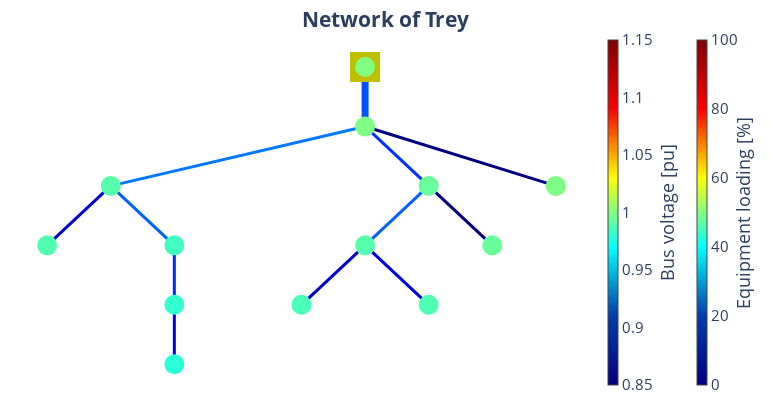

Notebook code cell kept with this figure:
### Markdown cell above
Test power flow - plot with constant flow

### Code cell
pp.runpp(net)
pp_plot.plot_powerflow_result(net=net, plot_title="Network of Trey")

### Figure 1 — Plotly figure (JSON) as saved in the notebook; plotly's stock layout.template omitted (floating-point values rounded to 4 significant figures)
{"data": [{"hoverinfo": "text", "legendgroup": "Transformers", "line": {"color": "rgb(0.0,84.49999999999997,255.0)", "width": 7}, "mode": "lines", "name": "Transformers", "showlegend": true, "text": "STMT003438<br>Loading: 21.1 %", "type": "scatter", "x": [0, 0, 0], "y": [0, -0.5, -1]}, {"hoverinfo": "text", "legendgroup": "Transformers", "marker": {"color": "rgb(0.0,84.49999999999997,255.0)", "size": 1, "symbol": "circle"}, "mode": "markers", "name": "edge_center", "showlegend": false, "text": ["STMT003438<br>Loading: 21.1 %"], "type": "scatter", "x": [0], "y": [-0.5]}, {"hoverinfo": "text", "legendgroup": "lines", "line": {"color": "rgb(0.0,120.5,255.0)", "width": 3}, "mode": "lines", "name": "lines", "showlegend": true, "text": "GKN3x150_150<br>Loading: 24.4 %", "type": "scatter", "x": [0, -1, -2], "y": [-1, -1.5, -2]}, {"hoverinfo": "text", "legendgroup": "lines", "line": {"color": "rgb(0.0,0.0,204.77272727272725)", "width": 3}, "mode": "lines", "name": "lines", "showlegend": false, "text": "GKN3x150_150_2<br>Loading: 7.0 %", "type": "scatter", "x": [-2, -2.25, -2.5], "y": [-2, -2.5, -3]}, {"hoverinfo": "text", "legendgroup": "lines", "line": {"color": "rgb(0.0,96.5,255.0)", "width": 3}, "mode": "lines", "name": "lines", "showlegend": false, "text": "GKN3X95_95<br>Loading: 22.2 %", "type": "scatter", "x": [-2, -1.75, -1.5], "y": [-2, -2.5, -3]}, {"hoverinfo": "text", "legendgroup": "lines", "line": {"color": "rgb(0.0,40.5,255.0)", "width": 3}, "mode": "lines", "name": "lines", "showlegend": false, "text": "GKT3X50_50<br>Loading: 16.5 %", "type": "scatter", "x": [-1.5, -1.5, -1.5], "y": [-3, -3.5, -4]}, {"hoverinfo": "text", "legendgroup": "lines", "line": {"color": "rgb(0.0,0.0,222.95454545454544)", "width": 3}, "mode": "lines", "name": "lines", "showlegend": false, "text": "GKT3X50_50_2<br>Loading: 8.3 %", "type": "scatter", "x": [-1.5, -1.5, -1.5], "y": [-4, -4.5, -5]}, {"hoverinfo": "text", "legendgroup": "lines", "line": {"color": "rgb(0.0,48.5,255.0)", "width": 3}, "mode": "lines", "name": "lines", "showlegend": false, "text": "GKN3x150_150_3<br>Loading: 17.4 %", "type": "scatter", "x": [0, 0.25, 0.5], "y": [-1, -1.5, -2]}, {"hoverinfo": "text", "legendgroup": "lines", "line": {"color": "rgb(0.0,96.5,255.0)", "width": 3}, "mode": "lines", "name": "lines", "showlegend": false, "text": "GKN3X95_95_2<br>Loading: 22.1 %", "type": "scatter", "x": [0.5, 0.25, 0], "y": [-2, -2.5, -3]}, {"hoverinfo": "text", "legendgroup": "lines", "line": {"color": "rgb(0.0,0.0,204.77272727272725)", "width": 3}, "mode": "lines", "name": "lines", "showlegend": false, "text": "GKN3x150_150_4<br>Loading: 7.0 %", "type": "scatter", "x": [0, -0.25, -0.5], "y": [-3, -3.5, -4]}, {"hoverinfo": "text", "legendgroup": "lines", "line": {"color": "rgb(0.0,0.0,218.4090909090909)", "width": 3}, "mode": "lines", "name": "lines", "showlegend": false, "text": "GKN3X50_50<br>Loading: 8.2 %", "type": "scatter", "x": [0, 0.25, 0.5], "y": [-3, -3.5, -4]}, {"hoverinfo": "text", "legendgroup": "lines", "line": {"color": "rgb(0.0,0.0,127.5)", "width": 3}, "mode": "lines", "name": "lines", "showlegend": false, "text": "GKN3X50_50_2<br>Loading: 0.0 %", "type": "scatter", "x": [0.5, 0.75, 1], "y": [-2, -2.5, -3]}, {"hoverinfo": "text", "legendgroup": "lines", "line": {"color": "rgb(0.0,0.0,127.5)", "width": 3}, "mode": "lines", "name": "lines", "showlegend": false, "text": "GKN3X240_240<br>Loading: 0.0 %", "type": "scatter", "x": [0, 0.75, 1.5], "y": [-1, -1.5, -2]}, {"marker": {"cmax": 100, "cmin": 0, "color": "rgb(255,255,255)", "colorbar": {"thickness": 10, "title": {"side": "right", "text": "Equipment loading [%]"}, "x": 1.15}, "colorscale": [[0, "rgb(0,0,131)"], [0.2, "rgb(0,60,170)"], [0.4, "rgb(5,255,255)"], [0.6, "rgb(255,255,0)"], [0.8, "rgb(250,0,0)"], [1, "rgb(128,0,0)"]], "opacity": 0, "size": 0}, "mode": "markers", "type": "scatter", "x": [0], "y": [-1]}, {"hoverinfo": "text", "legendgroup": "lines", "marker": {"color": "rgb(128, 128, 128)", "size": 1, "symbol": "circle"}, "mode": "markers", "name": "edge_center", "showlegend": false, "text": ["GKN3x150_150<br>Loading: 24.4 %", "GKN3x150_150_2<br>Loading: 7.0 %", "GKN3X95_95<br>Loading: 22.2 %", "GKT3X50_50<br>Loading: 16.5 %", "GKT3X50_50_2<br>Loading: 8.3 %", "GKN3x150_150_3<br>Loading: 17.4 %", "GKN3X95_95_2<br>Loading: 22.1 %", "GKN3x150_150_4<br>Loading: 7.0 %", "GKN3X50_50<br>Loading: 8.2 %", "GKN3X50_50_2<br>Loading: 0.0 %", "GKN3X240_240<br>Loading: 0.0 %"], "type": "scatter", "x": [-1], "y": [-1.5]}, {"hoverinfo": "text", "marker": {"color": "rgb(191, 191, 0)", "size": 30, "symbol": "square"}, "mode": "markers", "name": "Ext grid", "text": [null], "type": "scatter", "x": [0], "y": [0]}, {"hoverinfo": "text", "marker": {"cmax": 1.15, "cmin": 0.85, "color": [0.9987, 0.9897, 0.9883, 0.9845, 0.981, 0.9789, 0.9939, 0.9894, 0.9865, 0.9876, 0.9939, 0.9987, 1], "colorbar": {"thickness": 10, "title": {"side": "right", "text": "Bus voltage [pu]"}, "x": 1}, "colorscale": [[0, "rgb(0,0,131)"], [0.2, "rgb(0,60,170)"], [0.4, "rgb(5,255,255)"], [0.6, "rgb(255,255,0)"], [0.8, "rgb(250,0,0)"], [1, "rgb(128,0,0)"]], "size": 20, "symbol": "circle"}, "mode": "markers", "name": "buses", "text": ["STMT003438<br>V: 0.999 pu", "CDBT004764<br>V: 0.99 pu", "CDBT003746<br>V: 0.988 pu", "CDBT004760<br>V: 0.985 pu", "CDBT012139<br>V: 0.981 pu", "CDBT900784<br>V: 0.979 pu", "CDBT901452<br>V: 0.994 pu", "CDBT004774<br>V: 0.989 pu", "CDBT901604<br>V: 0.987 pu", "CDBT016055<br>V: 0.988 pu", "N1<br>V: 0.994 pu", "60437<br>V: 0.999 pu", "STMT003438HV<br>V: 1.0 pu"], "type": "scatter", "x": [0, -2, -2.5, -1.5, -1.5, -1.5, 0.5, 0, -0.5, 0.5, 1, 1.5, 0], "y": [-1, -2, -3, -3, -4, -5, -2, -3, -4, -4, -3, -2, 0]}], "layout": {"font": {"size": 15}, "height": 400, "hovermode": "closest", "legend": {"font": {"size": 12}, "itemsizing": "constant"}, "margin": {"b": 5, "l": 5, "r": 5, "t": 30}, "paper_bgcolor": "white", "plot_bgcolor": "white", "showlegend": false, "title": {"text": "<b>Network of Trey<b>", "x": 0.5, "xanchor": "center", "y": 0.97, "yanchor": "top"}, "width": 770, "xaxis": {"showgrid": false, "showticklabels": false, "tickfont": {"family": "Arial Black", "size": 12}, "title": {"font": {"size": 12}}, "zeroline": false}, "yaxis": {"showgrid": false, "showticklabels": false, "tickfont": {"family": "Arial Black", "size": 12}, "title": {"font": {"size": 12}}, "zeroline": false}}}
